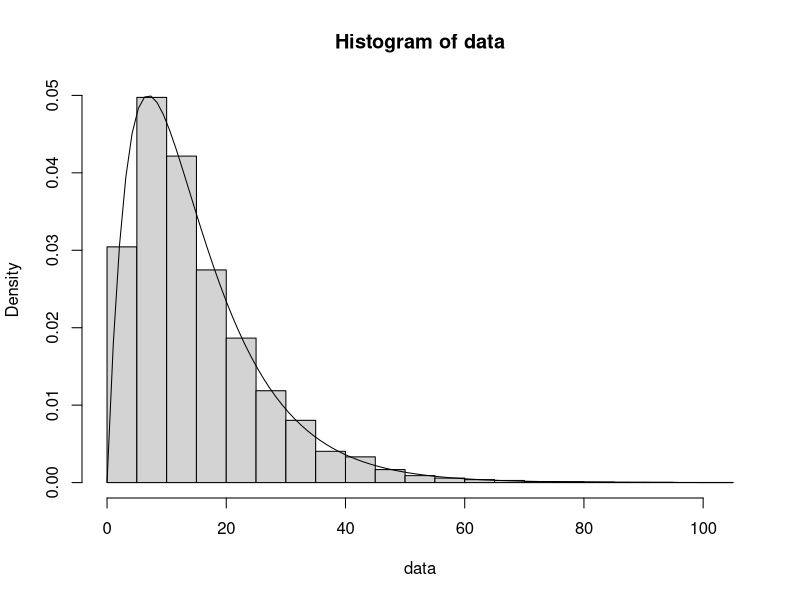

Source code (R):
## ---- chunk 1
# 1a

# pdf(t) = 0.2e^-0.1t - 0.2e^-0.2t
density <- function(t) { 0.2 * exp(-0.1 * t) - 0.2 * exp(-0.2 * t) }

p_lt_15 = 1 - integrate(density, lower=0, upper=15)$value

# 1bi, 1bii

# T = max(-10ln(U), -10ln(U))
lifetime <- function(n) { replicate(n, max(-10 * log(runif(2)))) }
data = lifetime(10000)

# 1biii
hist(data, probability=T)
curve(density, add=T)

# 1biv
sample_mean = mean(data)
population_mean = 15
population_mean - sample_mean

# 1bv
p_lt_15_est = sum(data >= 15) / length(data)

p_lt_15 - p_lt_15_est 

# 1bvi
mean_and_p_15 <- function(n, s) {
	means = c()
	p_15 = c()

	for (i in 1:n) {
		data = lifetime(s)
		means[i] = mean(data)
		p_15[i] = sum(data >= 15) / length(data)
	}

	tab = cbind(means, p_15)
	print(tab)
}

mean_and_p_15(4, 10000)

# 1c

mean_and_p_15(5, 1000)
mean_and_p_15(5, 100000)

# 2

count = 0

# distance from origin = sum(runif(2) ^ 2)
# if distance <= 1 the point is in the circle and we increment count
# the number of points in the circle / total number of points is the estimated proportion
# 4 * p = pi (above)

for (i in 1:10000) {
	count = count + 1 * (sum(runif(2) ^ 2) <= 1)
}

4 * (count / 10000)
